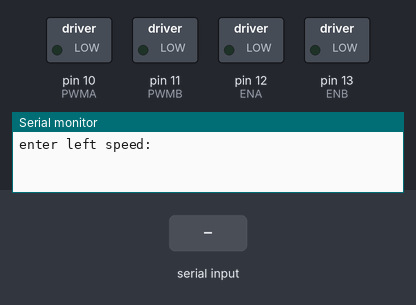
Recording of a sketch running on a simulated Arduino Uno, built with avr-gcc and run on an emulated ATmega328P. Parts: switched loads named in the sketch (green lamp = pin HIGH), the last lines printed to the serial monitor. The inputs (shaded band) are chosen by the test bench.

Above: at 1.2 s.
1.3 s: "90,45\n" received over Serial
At 2.7 s:
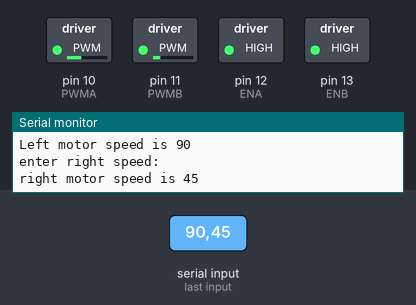
Timing chart, 0 to 4.3 s (numbered marks = the images above; inputs shaded):
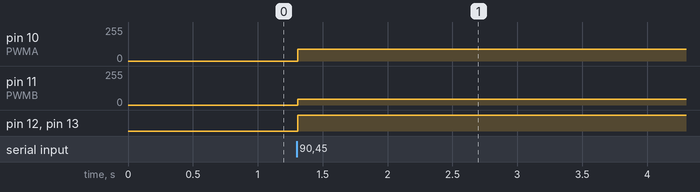

The sketch:

Module_5.extendedtask.ino
```cpp
const int PWMA = 10;
const int PWMB = 11;
const int ENA = 12;
const int ENB = 13;


void setup() {
  // put your setup code here, to run once:
pinMode(ENA, OUTPUT);
pinMode(ENB, OUTPUT);
pinMode(PWMA, OUTPUT);
pinMode(PWMB, OUTPUT);

Serial.begin(9600);

}

void loop() {
int left;
int right;
 Serial.println("enter left speed:");
while (Serial.available()==0){
}
while (Serial.available()>0){
   left = Serial.parseInt();
   Serial.read();
   Serial.print("Left motor speed is ");
   Serial.println(left);
}

Serial.println("enter right speed:");
while (Serial.available()==0){
}
while (Serial.available()>0){
   right = Serial.parseInt();
   Serial.read();
   Serial.print("right motor speed is ");
   Serial.println(right);
}

driveRobot(left, right);
}

void driveRobot(int speedLeft, int speedRight){
digitalWrite(ENA, HIGH);
analogWrite(PWMA, speedLeft);
digitalWrite(ENB, HIGH);
analogWrite(PWMB, speedRight);
delay(5000);
}
```

Measured:
- after the input at 1.3 s, pin 10 (PWMA): 0/255 → 90/255 at once; pin 11 (PWMB): 0/255 → 45/255 at once; pin 12 (ENA), pin 13 (ENB): LOW → HIGH at once
